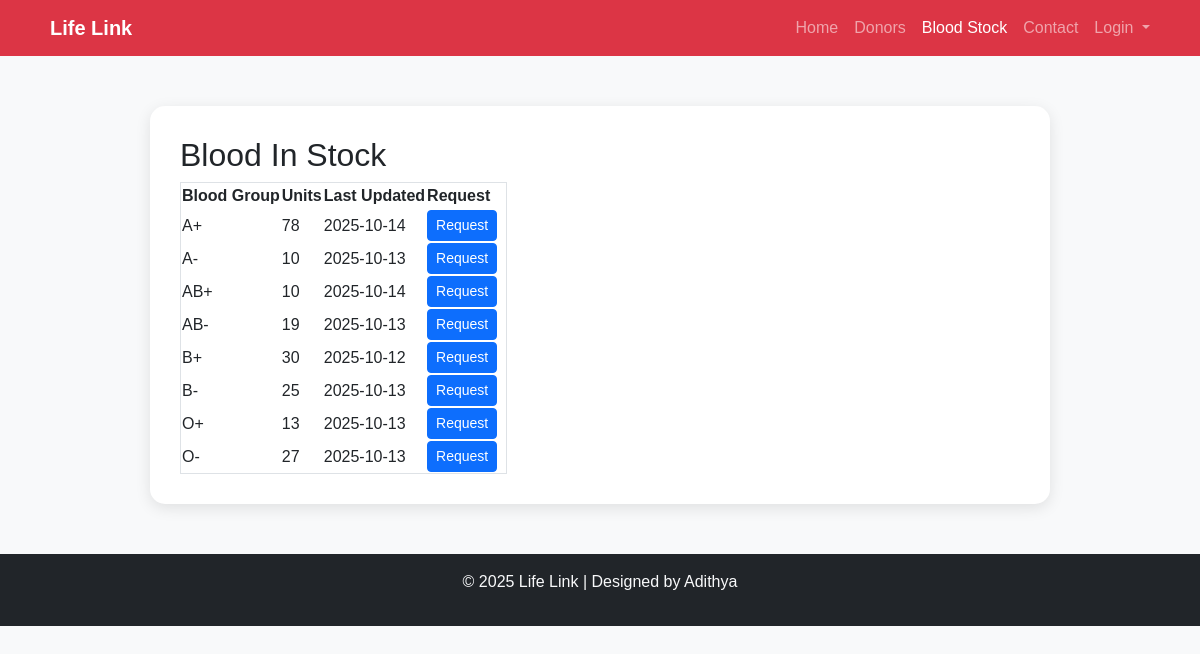
The page /stock_details/ on the database its author committed.
### blood_bank_app/models.py (models this page shows, shortened)
class BloodStock(models.Model):
    BLOOD_GROUPS = [
        ('A+', 'A+'), ('A-', 'A-'),
        ('B+', 'B+'), ('B-', 'B-'),
        ('AB+', 'AB+'), ('AB-', 'AB-'),
        ('O+', 'O+'), ('O-', 'O-'),
    ]
    blood_group = models.CharField(max_length=3, choices=BLOOD_GROUPS, unique=True)
    units = models.PositiveIntegerField(default=0)
    last_updated = models.DateTimeField(auto_now=True)

### blood_bank_app/views.py (the view)
# urls.py: path('stock_details/', views.stock_details, name='stock_details'),
def stock_details(request):
    stocks = BloodStock.objects.all().order_by('blood_group')
    return render(request, 'patient/stock_details.html', {'stocks': stocks})

### blood_bank_app/templates/patient/stock_details.html (shortened to what this page needs)
<!DOCTYPE html>
<html lang="en">
<head>
  <link href="https://cdn.jsdelivr.net/npm/bootstrap@5.3.3/dist/css/bootstrap.min.css" rel="stylesheet">
</head>
<body>
  <nav class="navbar navbar-expand-lg navbar-dark bg-danger">
    <div class="container">
      <a class="navbar-brand fw-bold" href="#">Life Link</a>
      <div class="collapse navbar-collapse" id="navbarNav">
        <ul class="navbar-nav ms-auto">
          <li class="nav-item"><a class="nav-link" href="{% url 'home' %}">Home</a></li>
          <li class="nav-item"><a class="nav-link" href="#">Donors</a></li>
          <li class="nav-item"><a class="nav-link active" href="{% url 'blood_stock_list' %}">Blood Stock</a></li>
          <li class="nav-item"><a class="nav-link" href="{% url 'contact' %}">Contact</a></li>
          <li class="nav-item dropdown">
            <a class="nav-link dropdown-toggle" href="#" id="loginDropdown" role="button" data-bs-toggle="dropdown">
              Login
            </a>
          </li>
        </ul>
      </div>
    </div>
  </nav>
  <section class="contact-section">
    <div class="contact-card">
      <h2>Blood In Stock</h2>
    <table class="border">
        <thead>
            <tr>
                <th>Blood Group</th>
                <th>Units</th>
                <th>Last Updated</th>
                <th>Request</th>
            </tr>
        </thead>
        <tbody>
            {% for stock in stocks %}
            <tr>
                <td>{{ stock.blood_group }}</td>
                <td>{{ stock.units }}</td>
                <td>{{ stock.last_updated|date:"Y-m-d" }}</td>
                <td>
                  <a href="{% url 'update_blood_stock' stock.id %}" class="btn btn-primary btn-sm me-2">
                     Request
                  </a>
                </td>
            </tr>
            {% empty %}
            <tr><td colspan="4">No stock records found.</td></tr>
            {% endfor %}
        </tbody>
    </table>
    </div>
  </section>
  <footer class="text-center py-3 bg-dark text-light">
    <p>© 2025 Life Link  | Designed by Adithya</p>
  </footer>
</body>
</html>

### blood_bank_app/templates/patient/stock_details.html (style rules this page uses)
body { font-family: 'Poppins', sans-serif; background-color: #f8f9fa; }
.contact-section { margin: 50px auto; max-width: 900px; }
.contact-card { background: white; border-radius: 15px; box-shadow: 0 4px 15px rgba(0, 0, 0, 0.1); padding: 30px; }

### rows shown on the page
BloodStock: blood_group "A+", units "78", last_updated "2025-10-14"
BloodStock: blood_group "A-", units "10", last_updated "2025-10-13"
BloodStock: blood_group "AB+", units "10", last_updated "2025-10-14"
BloodStock: blood_group "AB-", units "19", last_updated "2025-10-13"
BloodStock: blood_group "B+", units "30", last_updated "2025-10-12"
BloodStock: blood_group "B-", units "25", last_updated "2025-10-13"
BloodStock: blood_group "O+", units "13", last_updated "2025-10-13"
BloodStock: blood_group "O-", units "27", last_updated "2025-10-13"
